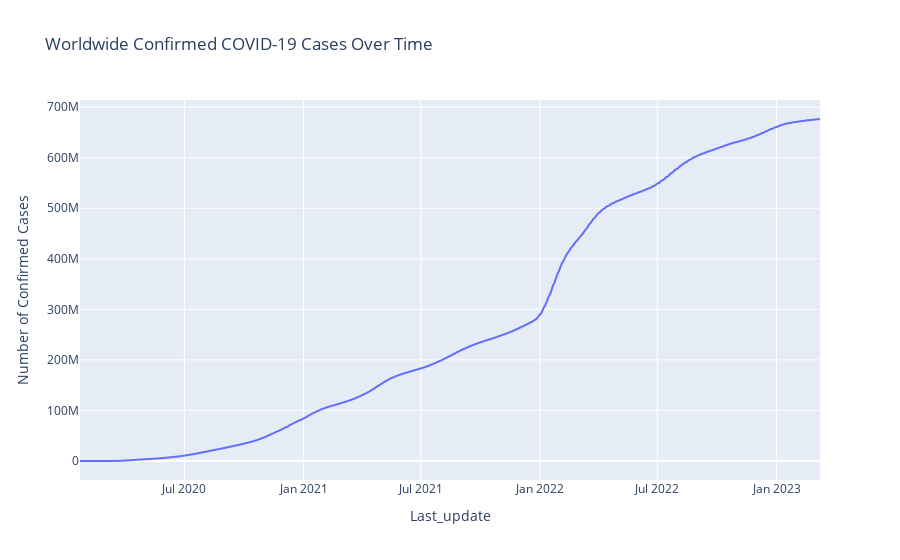

The code cell stored with this chart in its notebook:
### Code cell
covid_data = pd.read_csv('time_series_covid19_confirmed_global.csv')

# Melt the dataframe to long format to have a 'Date' column and a 'Confirmed' column
covid_data_melted = covid_data.melt(id_vars=['Country/Region', 'Province/State', 'Lat', 'Long'], 
                                     var_name='Date', value_name='Confirmed')

# Convert 'Date' from string to datetime
covid_data_melted['Date'] = pd.to_datetime(covid_data_melted['Date'], format='%m/%d/%y')

# Aggregate confirmed cases globally over time
global_confirmed = covid_data_melted.groupby('Date')['Confirmed'].sum().reset_index()

# Plot the data
fig = px.line(global_confirmed, x='Date', y='Confirmed', 
              title='Worldwide Confirmed COVID-19 Cases Over Time',
              labels={'Confirmed': 'Number of Confirmed Cases', 'Date': 'Last_update'})

# Show the plot
fig.show()

### Figure 1 — Plotly figure (JSON) as saved in the notebook; plotly's stock layout.template omitted (floating-point values rounded to 4 significant figures; data arrays with more than 128 entries replaced by an {"elided": "..."} marker saying what was removed)
{"data": [{"hovertemplate": "Last_update=%{x}<br>Number of Confirmed Cases=%{y}<extra></extra>", "legendgroup": "", "line": {"color": "#636efa", "dash": "solid"}, "marker": {"symbol": "circle"}, "mode": "lines", "name": "", "showlegend": false, "type": "scattergl", "x": {"elided": "1143 str values"}, "xaxis": "x", "y": {"elided": "1143 int values"}, "yaxis": "y"}], "layout": {"autosize": true, "legend": {"tracegroupgap": 0}, "title": {"text": "Worldwide Confirmed COVID-19 Cases Over Time"}, "xaxis": {"anchor": "y", "autorange": true, "domain": [0, 1], "range": ["2020-01-22", "2023-03-09"], "title": {"text": "Last_update"}, "type": "date"}, "yaxis": {"anchor": "x", "autorange": true, "domain": [0, 1], "range": [-37590000.0, 714200000.0], "title": {"text": "Number of Confirmed Cases"}, "type": "linear"}}}
